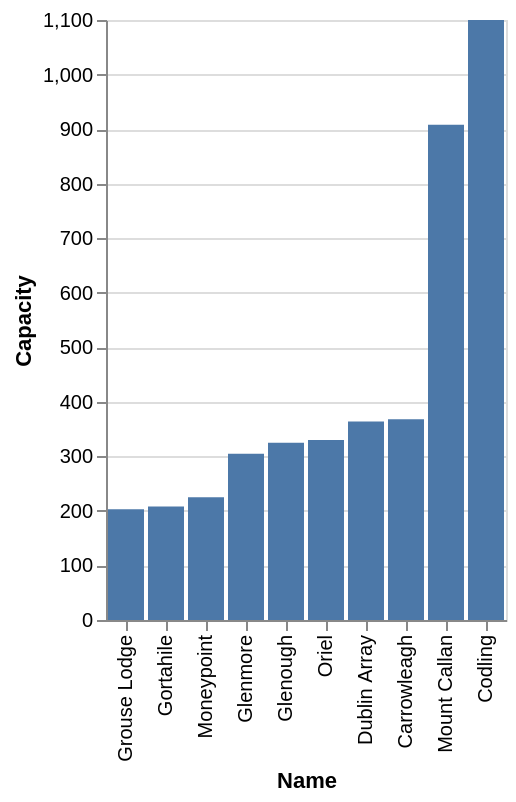

Write a Vega-Lite specification for this figure.
### Vega-Lite specification from a JSON file in a GitHub repository (floating-point values rounded to 4 significant figures)
{"data": {"values": [{"x_data": "Grouse Lodge", "y_data": 203}, {"x_data": "Gortahile", "y_data": 208}, {"x_data": "Moneypoint", "y_data": 225}, {"x_data": "Glenmore", "y_data": 305}, {"x_data": "Glenough", "y_data": 325}, {"x_data": "Oriel", "y_data": 330}, {"x_data": "Dublin Array", "y_data": 364}, {"x_data": "Carrowleagh", "y_data": 368}, {"x_data": "Mount Callan", "y_data": 908}, {"x_data": "Codling", "y_data": 1100}]}, "mark": "bar", "encoding": {"x": {"field": "x_data", "type": "nominal", "title": "Name", "sort": {"op": "sum", "field": "y_data", "order": "ascending"}}, "y": {"field": "y_data", "type": "quantitative", "title": "Capacity"}}}
